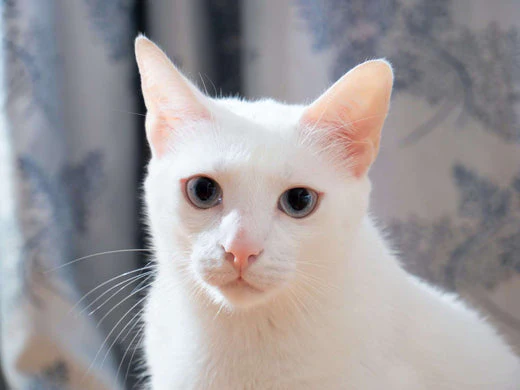
#> input picture opencv-ex/Cat.jpg, 520 x 390 px
$ jupyter execute openCV.ipynb
#> lines starting #> are read from the running program, lines starting #| are printed output that depends on the picture; after the words box and inside, x2 and y2 are one past the last pixel; in counts of white or black regions, pixels touching at a corner belong together
# Object detection by OpenCV library

## Install OpenCV library

## Disblay image

[cell 1]
import cv2

img = cv2.imread("Cat.jpg")
#> img is the input picture: shape (390, 520, 3); mean B, G, R 156.6, 154.7, 159.3
cv2.imshow("Cat", img)

cv2.waitKey(0)
cv2.destroyAllWindows()

To convert BGR to RGB, we us a function:

[cell 2]
import cv2

img = cv2.imread("Cat.jpg")
RGB_img = cv2.cvtColor(img, cv2.COLOR_BGR2GRAY)
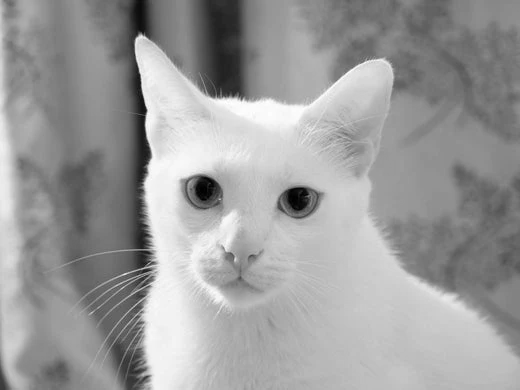
#> RGB_img: shape (390, 520); min 0, max 255, mean 156.3

cv2.imshow("image", RGB_img)

cv2.waitKey(0)
cv2.destroyAllWindows()

[cell 3]
import cv2

# Load classifiers
cat_face = cv2.CascadeClassifier(
    cv2.data.haarcascades + "haarcascade_frontalcatface.xml"
)

eye_cascade = cv2.CascadeClassifier(
    cv2.data.haarcascades + "haarcascade_eye.xml"
)

# Read image
img = cv2.imread("Cat.jpg")

if img is None:
    print("Image not found!")
    exit()

gray = cv2.cvtColor(img, cv2.COLOR_BGR2GRAY)

# Detect cat face
faces = cat_face.detectMultiScale(
    gray,
    scaleFactor=1.1,
    minNeighbors=3,
    minSize=(60, 60)
)
#> faces = [[139, 104, 227, 227]]

print("Faces:", len(faces))
#| Faces: 1

for (x, y, w, h) in faces:

    # Draw face
    cv2.rectangle(img, (x, y), (x+w, y+h), (255, 0, 0), 2)

    roi_gray = gray[y:y+h, x:x+w]
    roi_color = img[y:y+h, x:x+w]

    # Detect eyes
    eyes = eye_cascade.detectMultiScale(
        roi_gray,
        scaleFactor=1.05,
        minNeighbors=3,
        minSize=(15, 15)
    )

    print("Eyes:", len(eyes))

    # Draw eyes
    for (ex, ey, ew, eh) in eyes:

        # Ignore detections in lower face
        if ey > h * 0.6:
            continue

        cv2.rectangle(
            roi_color,
            (ex, ey),
            (ex+ew, ey+eh),
            (0,255,0),
            2
        )
#> this loop made 1 pass
#> (x, y, w, h, eyes) on pass 1: (139, 104, 227, 227, [[33, 59, 59, 59], [131, 72, 52, 52]])
#| Eyes: 2
#> pass 1, `roi_gray = gray[y:y+h, x:x+w]`:
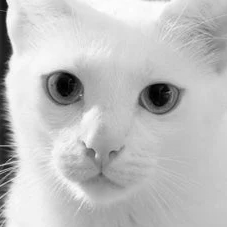
#> roi_gray: shape (227, 227); min 0, max 254, mean 191.4
#> pass 1, `roi_color = img[y:y+h, x:x+w]`:
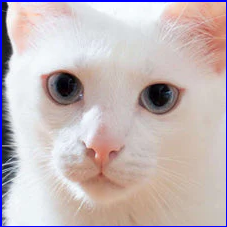
#> roi_color: shape (227, 227, 3); mean B, G, R 186, 183.8, 196.9
#> after the loop:
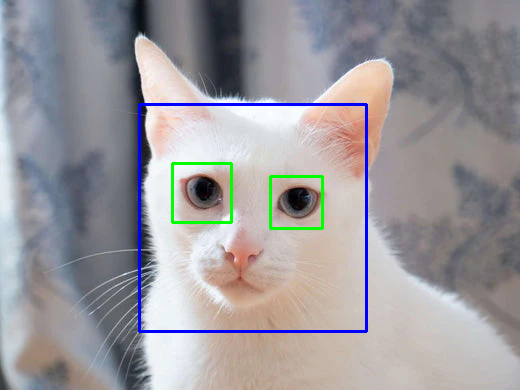
#> img: shape (390, 520, 3); 1.99% of pixels changed, all inside (x1, y1, x2, y2) = (138, 103, 368, 333)
#> after the loop:
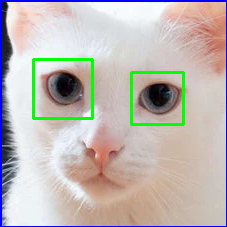
#> roi_color: shape (227, 227, 3); 2.57% of pixels changed, all inside (x1, y1, x2, y2) = (32, 58, 185, 126)

cv2.imshow("Cat Eye Detection", img)
cv2.waitKey(0)
cv2.destroyAllWindows()

# Object Recognition: Russian Plate

## 1. Loading the Image

[cell 4]
import cv2
import matplotlib.pyplot as plt

img = cv2.imread("Russian plate.jpg")
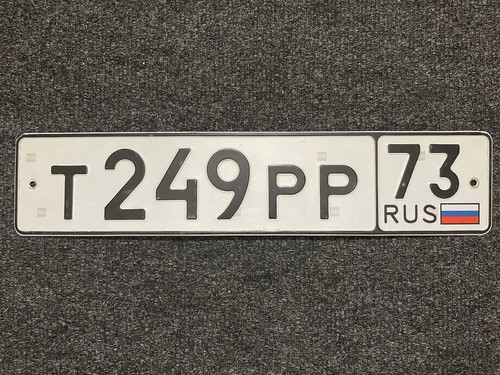
#> input picture opencv-ex/Russian plate.jpg, 500 x 375 px
#> img is the input picture: shape (375, 500, 3); mean B, G, R 93.7, 101.4, 105.8

## 2. Converting Image Color Formats

[cell 5]
img_rgb = cv2.cvtColor(img, cv2.COLOR_BGR2RGB)
img_gray = cv2.cvtColor(img, cv2.COLOR_BGR2GRAY)
plt.imshow(img_rgb)
plt.show()

## 3. Loading Haar Cascade Classifier

[cell 6]
plate_cascade = cv2.CascadeClassifier('haarcascade_russian_plate_number.xml')

## 4. Detecting Objects in the Image

[cell 7]
found = plate_cascade.detectMultiScale(img_gray, minSize=(20, 20))
#> found = [[41, 108, 438, 146]]

## 5. Drawing Rectangles Around Detected Objects

[cell 8]
for (x, y, w, h) in found:
    cv2.rectangle(img_rgb, (x, y), (x + w, y + h), (0, 255, 0), 5)
#> this loop made 1 pass
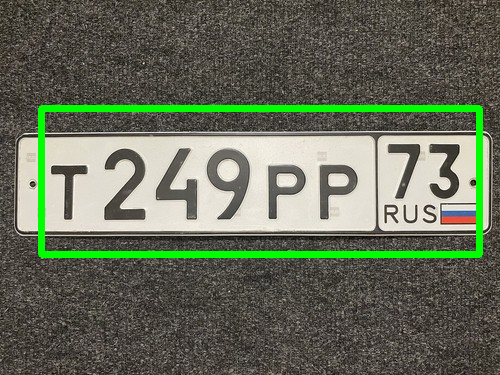
#> img_rgb: shape (375, 500, 3); mean R, G, B 101.5, 108.4, 89.9

plt.imshow(img_rgb)
plt.show()

# Face Recognition

[cell 9]
import cv2
import matplotlib.pyplot as plt

img = cv2.imread("Face.jpg")
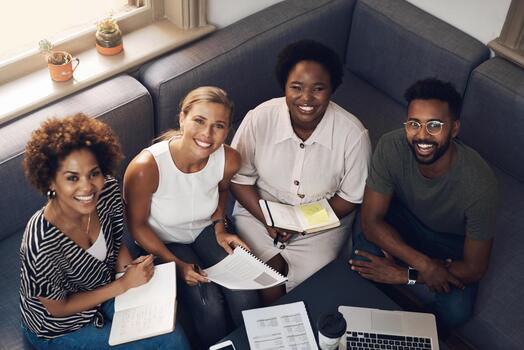
#> input picture opencv-ex/Face.jpg, 524 x 350 px
#> img is the input picture: shape (350, 524, 3); mean B, G, R 99.9, 98.8, 107.1

img_rgb = cv2.cvtColor(img, cv2.COLOR_BGR2RGB)
#> img_rgb: shape (350, 524, 3)
img_gray = cv2.cvtColor(img, cv2.COLOR_BGR2GRAY)
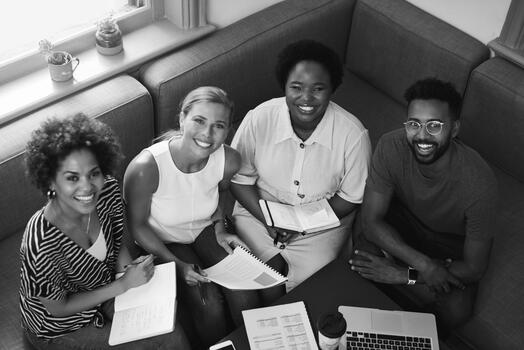
#> img_gray: shape (350, 524); min 0, max 255, mean 101.4
plt.imshow(img_rgb)
face_cascade = cv2.CascadeClassifier('haarcascade_frontalface_default.xml')
found = face_cascade.detectMultiScale(img_gray, minSize=(20, 20))
#> found = [[279, 65, 55, 55], [52, 153, 62, 62], [180, 102, 56, 56], [396, 101, 58, 58]]
for (x, y, w, h) in found:
    cv2.rectangle(img_rgb, (x, y), (x + w, y + h), (0, 255, 0), 5)
#> this loop made 4 passes
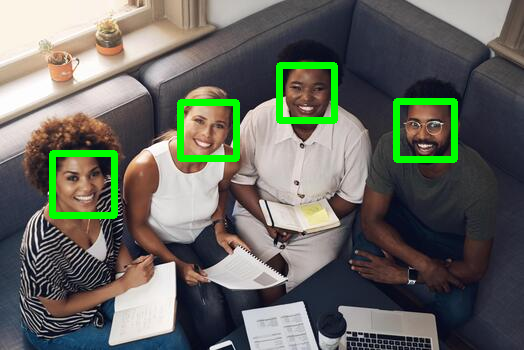
#> img_rgb: shape (350, 524, 3); mean R, G, B 103.9, 105.1, 97.4

plt.imshow(img_rgb)
plt.show()
